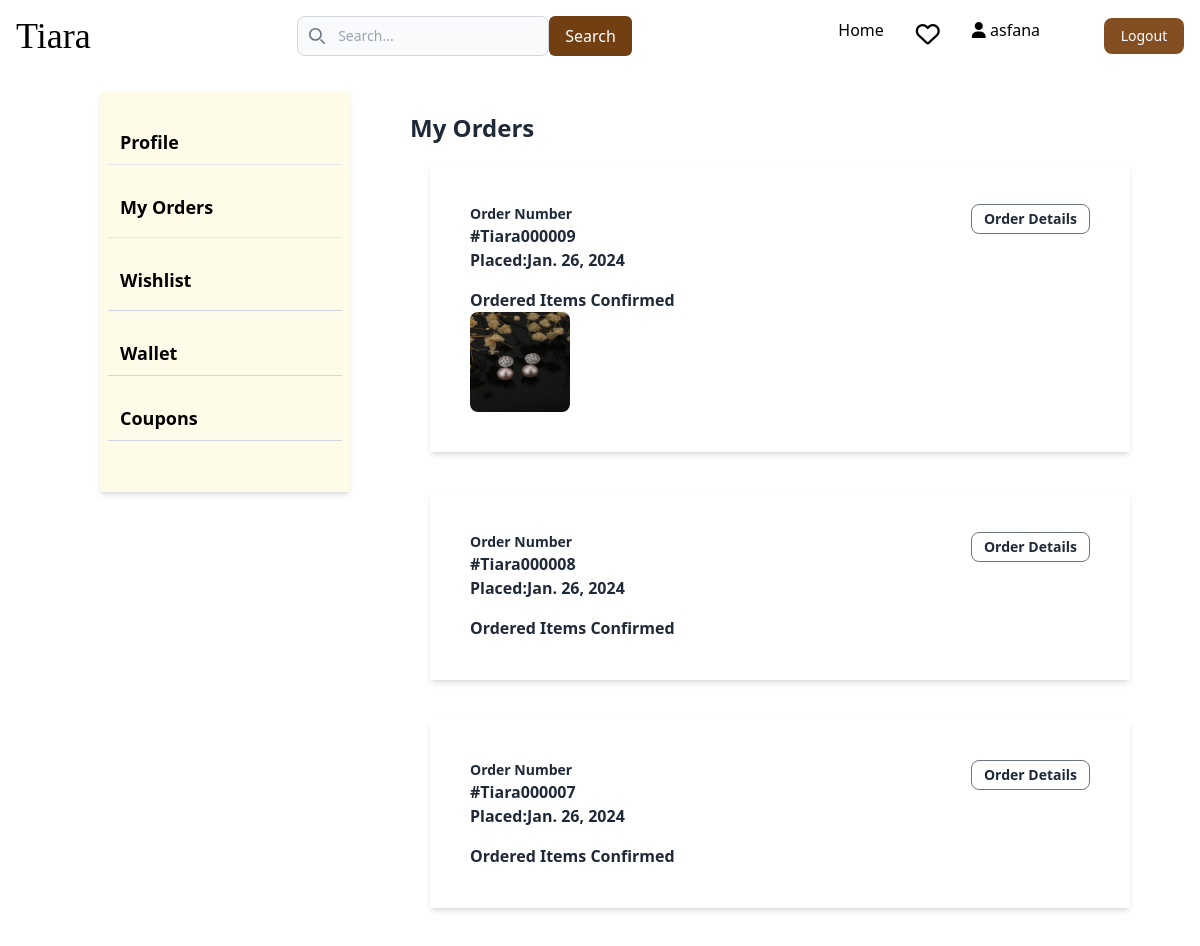
The page /userdetails/myorders/ (signed in, upper part) on the database as committed earlier.
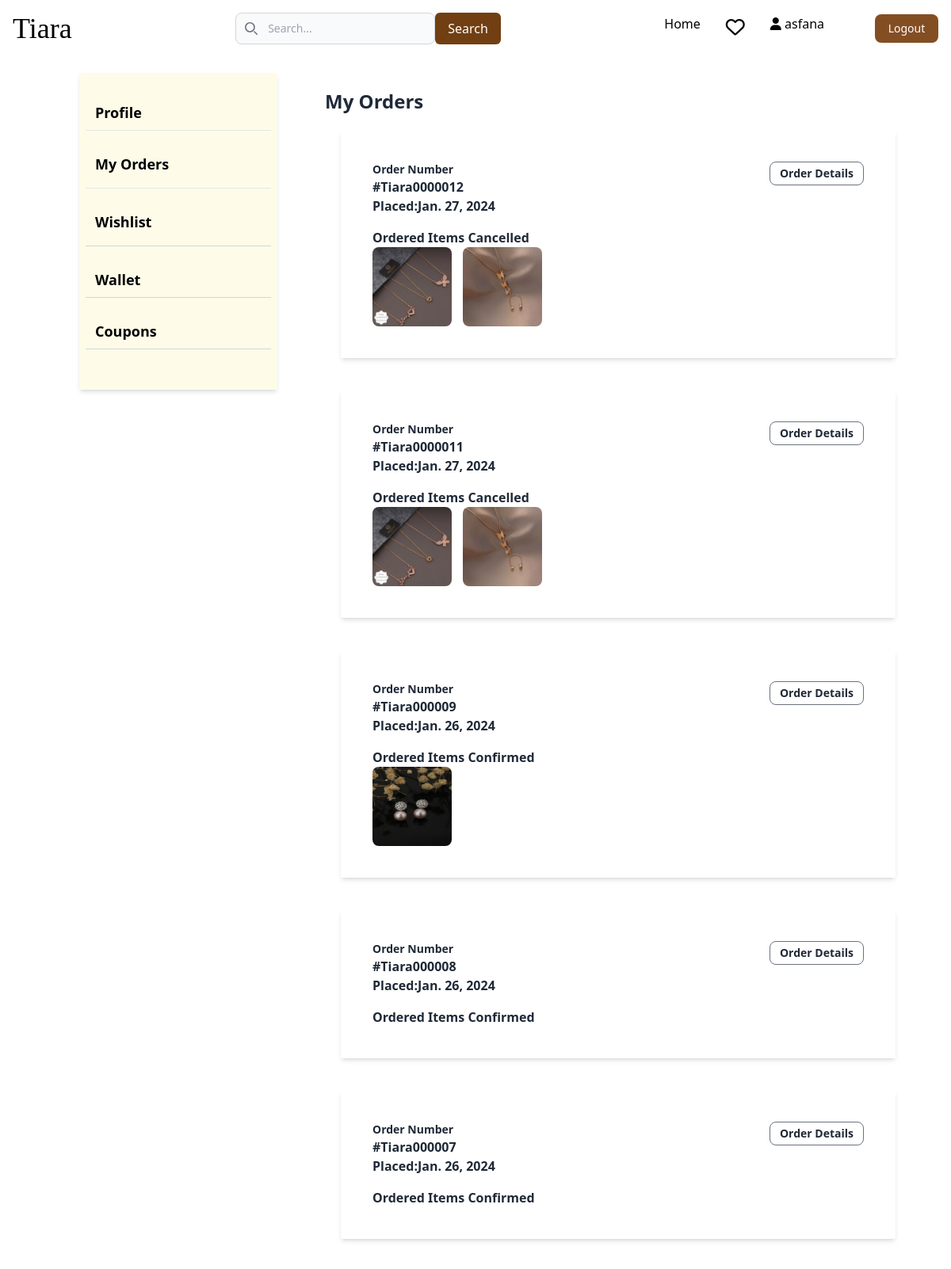
The same page on the database as committed later.
### cart/models.py (models this page shows, shortened)
class Order(models.Model):
    user = models.ForeignKey(Custom_user, on_delete=models.CASCADE, related_name='orders')
    shipping_address = models.ForeignKey(Shipping_address, null=True, blank=True, on_delete=models.SET_NULL, related_name='orders')
    variant= models.ManyToManyField(Variant,through='OrderItem')
    order_date=models.DateField(auto_now=True)
    total_amount=models.DecimalField(max_digits=10,decimal_places=2)
    shipping_charge=models.DecimalField(default=40, max_digits=10,decimal_places=2)
    discount=models.DecimalField(default=0, max_digits=10,decimal_places=2)
    Grand_total=models.DecimalField(default=0, max_digits=10,decimal_places=2)
    quantity = models.PositiveIntegerField(default=1)
    payment_status_choices=[(1,'Completed'),
                            (2, 'Failure'),
                            (3,'Pending'),
                            ]
    payment_status=models.IntegerField(choices=payment_status_choices, default=3)
    ORDER_STATUS_CHOICES = [
        ('confirmed', 'Confirmed'),
        ('shipped', 'Shipped'),
        ('cancelled', 'Cancelled'),
        ('delivered', 'Delivered'),
    ]
    status = models.CharField(max_length=20, choices=ORDER_STATUS_CHOICES, default='confirmed')
    payment_method_choices=[
        ('COD','Cash On Delivery'),
        ('Online Payment','Online Payment'),
    ]
    payment_method = models.CharField(max_length=50,default=None)

class OrderItem(models.Model):
    order = models.ForeignKey(Order, on_delete=models.CASCADE,related_name='orders')
    variant = models.ForeignKey(Variant, on_delete=models.CASCADE, related_name='orders')
    quantity = models.PositiveIntegerField(default=1)
    product_price=models.DecimalField(default=0, max_digits=10,decimal_places=2)

### adminapp/models.py (models this page shows)
class Variant(models.Model):
    color=models.CharField(max_length=50, default="None")
    product=models.ForeignKey(Product, on_delete=models.CASCADE, related_name='variants')
    price = models.DecimalField(default=0, max_digits=7, decimal_places=2)
    stock=models.IntegerField(default=0)
    img1=models.ImageField(upload_to='product_images',blank=True)
    img2=models.ImageField(upload_to='product_images',blank=True)
    img3=models.ImageField(upload_to='product_images',blank=True)
    img4=models.ImageField(upload_to='product_images',blank=True)
    active=models.BooleanField(default=True)
    discount_price = models.DecimalField(default=0, max_digits=7, decimal_places=2)

### userdetails/views.py (the view)
# urls.py: path('myorders/', views.order, name="orders"),
@login_required(login_url='login')
def order(request):
    user=request.user
    orders=Order.objects.filter(user=user).order_by('-id')
    return render(request, 'user/order.html',{'orders': orders})

### templates/user/order.html (shortened to what this page needs)
  {% extends 'base.html' %}
  {% block content %}
  {% include 'profile.html' %}
  <div class=" w-3/4  m-5 text-gray-800" style="width:75 %">
      {% if orders %}
          <div class="flex flex-col m-5">
            <h1 class="text-2xl font-semibold ">My Orders</h1>
            {% for order in orders %}
            <div class=" rounded-sm bg-white p-6 shadow-md m-5  " style="width:700px;">
              <div class="m-4 flex justify-between">
                <div>
                    <p class="text-sm font-semibold">Order Number</p>
                    <p class="text-md font-semibold">#Tiara00000{{ order.id }}</p>
                    <p class="text-md font-semibold">Placed:{{ order.order_date }}</p>
                </div>
                <div>
               <a href="{% url 'order_details' order.id %}" ><button class="font-semibold text-sm border border-gray-500 px-3 py-1 rounded-lg ">Order Details</button></a>
              </div>
            </div>
            <div class="m-4 ">
            {% if order.status == 'confirmed' %}
            <p class="text-md font-semibold">Ordered Items Confirmed</p>
            {% elif order.status == 'cancelled' %}
            <p class="text-md font-semibold"> Ordered Items Cancelled</p>
            {% elif order.status == 'shipped' %}
            <p class="text-md font-semibold">Ordered Items Shipped</p>
            {% elif order.status == 'delivered' %}
            <p class="text-md font-semibold">Ordered Items Delivered</p>
              {% endif %}
              <div style="white-space: nowrap; overflow-x: auto;">
                {% for order_item in order.orders.all %}
                    <img src="{{ order_item.variant.img1.url }}" alt="product-image" class="rounded-lg sm:w-40" style="height:100px; width:100px; display: inline-block; margin-right: 10px;" />
                {% endfor %}
            </div>
            </div>
          </div>
        {% endfor %}
        </div>
     {% endif %}
    </div>
  </div>
     {% endblock content %}

Rows that differ between the two databases and show on the page:
added Order: id "12", order_date "Jan. 27, 2024", status "Ordered Items Cancelled"
added OrderItem: variant.img1 (picture), shown under "12"
added OrderItem: variant.img1 (picture), shown under "12"
added Order: id "11", order_date "Jan. 27, 2024", status "Ordered Items Cancelled"
added OrderItem: variant.img1 (picture), shown under "11"
added OrderItem: variant.img1 (picture), shown under "11"
